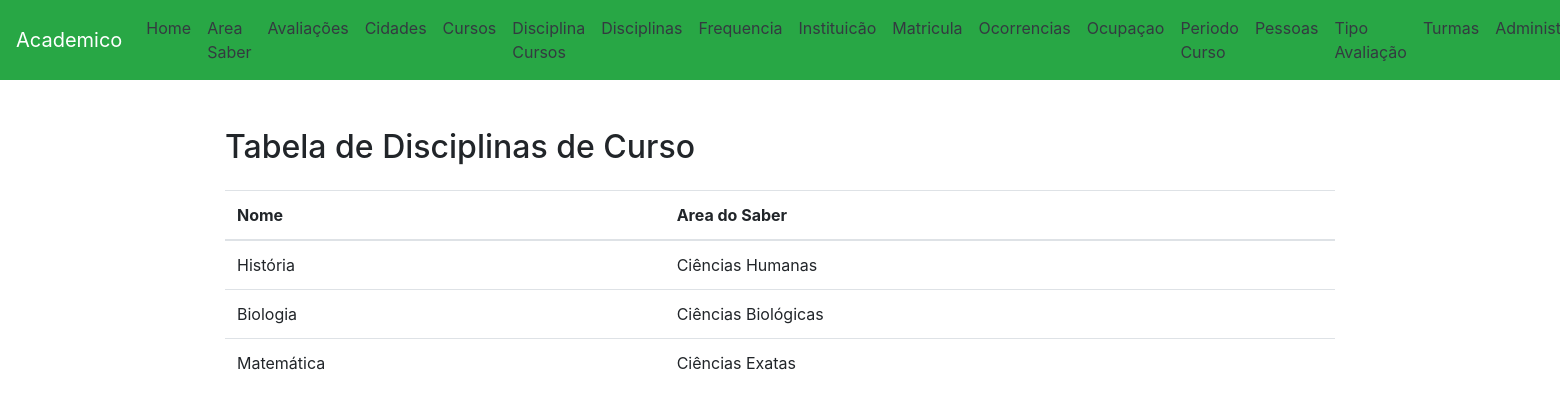
The app's page /disciplinas/ with its own data.
### app/models.py (models this page shows, shortened)
class Disciplinas(models.Model):
    nome = models.CharField(max_length=100, verbose_name="Nome da disciplina")
    area_saber = models.ForeignKey(AreaSaber, on_delete=models.CASCADE, verbose_name="Área do saber")
    class Meta:
        verbose_name = "Disciplina"
        verbose_name_plural = "Disciplinas"

class AreaSaber(models.Model):
    nome = models.CharField(max_length=100, verbose_name="Área do saber")
    def __str__(self):
        return f"{self.nome}"
    class Meta:
        verbose_name = "Área do saber"
        verbose_name_plural = "Áreas do saber"

### app/views.py (the view)
# urls.py: path('disciplinas/', DisciplinaView.as_view(), name='disciplina'),
class DisciplinaView(View):
    def get(self, request, *args, **kwargs):
        disciplina = Disciplinas.objects.all()
        return render(request, 'disciplinas.html', {'disciplina' : disciplina})

### app/templates/disciplinas.html (shortened to what this page needs)
<!DOCTYPE html>
<html lang="pt-BR">
<head>
    <link rel="stylesheet" href="https://maxcdn.bootstrapcdn.com/bootstrap/4.5.2/css/bootstrap.min.css">
</head>
<body>
    <nav class="navbar navbar-expand-lg navbar-dark bg-success">
        <a class="navbar-brand" href="/">Academico</a>
<div class="collapse navbar-collapse" id="navbarNav">
<ul class="navbar-nav">
    <li class="nav-item">
        <a class="nav-link text-dark" href="/">Home</a>
    </li>
    <li class="nav-item">
        <a class="nav-link text-dark" href="/area_saber/">Area Saber</a>
    </li>
    <li class="nav-item">
        <a class="nav-link text-dark" href="/avaliacoes/">Avaliações</a>
    </li>
    <li class="nav-item">
        <a class="nav-link text-dark" href="/cidades/">Cidades</a>
    </li>
    <li class="nav-item">
        <a class="nav-link text-dark" href="/cursos/">Cursos</a>
    </li>
    <li class="nav-item">
        <a class="nav-link text-dark" href="/disciplina_cursos/">Disciplina Cursos</a>
    </li>
    <li class="nav-item">
        <a class="nav-link text-dark" href="/disciplinas/">Disciplinas</a>
    </li>
    <li class="nav-item">
        <a class="nav-link text-dark" href="/frequencia/">Frequencia</a>
    </li>
    <li class="nav-item">
        <a class="nav-link text-dark" href="/instituicao/">Instituicão</a>
    </li>
    <li class="nav-item">
        <a class="nav-link text-dark" href="/matricula/">Matricula</a>
    </li>
    <li class="nav-item">
        <a class="nav-link text-dark" href="/ocorrencias/">Ocorrencias</a>
    </li>
    <li class="nav-item">
        <a class="nav-link text-dark" href="/ocupacao/">Ocupaçao</a>
    </li>
    <li class="nav-item">
        <a class="nav-link text-dark" href="/periodo_cursos/">Periodo Curso</a>
    </li>
    <li class="nav-item">
        <a class="nav-link text-dark" href="/pessoas/">Pessoas</a>
    </li>
    <li class="nav-item">
        <a class="nav-link text-dark" href="/tipo_avaliacao/">Tipo Avaliação</a>
    </li>
    <li class="nav-item">
        <a class="nav-link text-dark" href="/turmas/">Turmas</a>
    </li>
    <li class="nav-item">
        <a class="nav-link text-dark" href="/admin/">Administração</a>
    </li>
</ul>
</div>
</nav>
<div class="container mt-5">
    <h2 class="mb-4">Tabela de Disciplinas de Curso</h2>
<table class="table">
    <thead>
        <tr>
        <th scope="col">Nome</th>
        <th scope="col">Area do Saber</th>
        </tr>
    </thead>
    <tbody>
    {% for disciplina in disciplina %}
    <tr>
    <td>{{ disciplina.nome }}</td>
    <td>{{ disciplina.area_saber}}</td>
    </tr>
    {% endfor %}
    </tbody>
</table>
</div>
</body>
</html>

### records on screen
Disciplinas: nome "História", area_saber "Ciências Humanas"
Disciplinas: nome "Biologia", area_saber "Ciências Biológicas"
Disciplinas: nome "Matemática", area_saber "Ciências Exatas"
